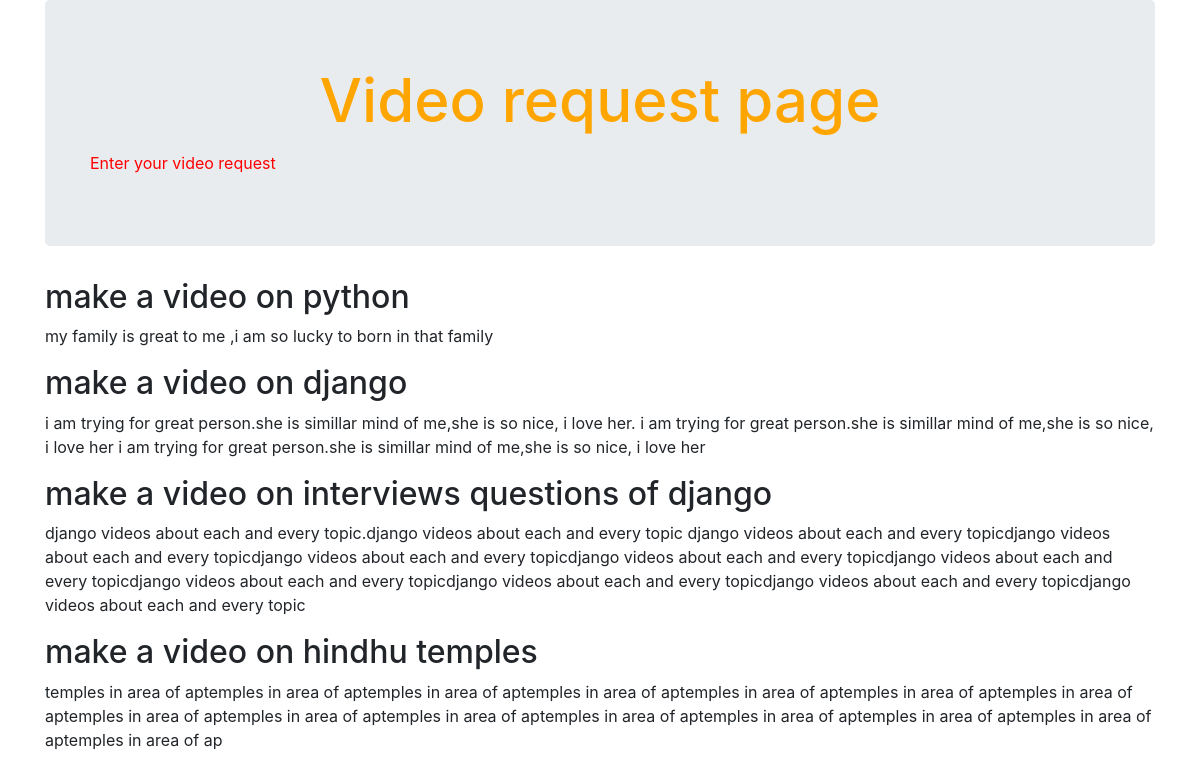
The app's page /videorequest/ with its own data.
### videorequest/models.py (models this page shows, shortened)
class Video (models.Model):
    videotitle = models.CharField(max_length=200)
    videodesc = models.TextField()
    date_added = models.DateTimeField(default=timezone.now)

### videorequest/views.py (the view)
# urls.py: path('', views.index, name='index'),
def index (request):
    videos = Video.objects.order_by ('-date_added')
    context = {'videos': videos}
    return render(request, 'videorequest/index.html', context)

### videorequest/templates/videorequest/index.html (shortened to what this page needs)
{% load static %}
<!DOCTYPE html>
<html lang="en">
  <head>
    <link href="{% static 'videorequest/bootstrap.css' %}" rel="stylesheet">
  </head>
  <body>
<div class="container">
      <div class="jumbotron">
        <h1 class="bg-default text-center" align="center" style="font-size:50px;color:orange;"><big>Video request page</big></h1>
        <a type="button" style="align:center;color:red;" class="btn btn-link" href="{%  url 'vrform' %}">Enter your video request</a>
      </div>
{% for v in videos %}
      <div class="page-header">
        <h2>{{v.videotitle}}</h2>
      </div>
      <div class="well">
        <p>{{v.videodesc}}</p>
      </div>
{% endfor %}
    </div>
  </body>
</html>

### records on screen
Video: videotitle "make a video on python", videodesc "my family is great to me ,i am so lucky to born in that family"
Video: videotitle "make a video on django", videodesc "i am trying for great person.she is simillar mind of me,she is so nice, i love her. i am trying for great person.she is simillar mind of me,she is so nice, i love her i am trying for great person.she is simillar mind of me,she is so nice, i love her"
Video: videotitle "make a video on interviews questions of django", videodesc "django videos about each and every topic.django videos about each and every topic django videos about each and every topicdjango videos about each and every topicdjango videos about each and every topicdjango videos about each and every topicdjango videos about each and every topicdjango videos about each and every topicdjango videos about each and every topicdjango videos about each and every topicdjango videos about each and every topic"
Video: videotitle "make a video on hindhu temples", videodesc "temples in area of aptemples in area of aptemples in area of aptemples in area of aptemples in area of aptemples in area of aptemples in area of aptemples in area of aptemples in area of aptemples in area of aptemples in area of aptemples in area of aptemples in area of aptemples in area of aptemples in area of ap"
